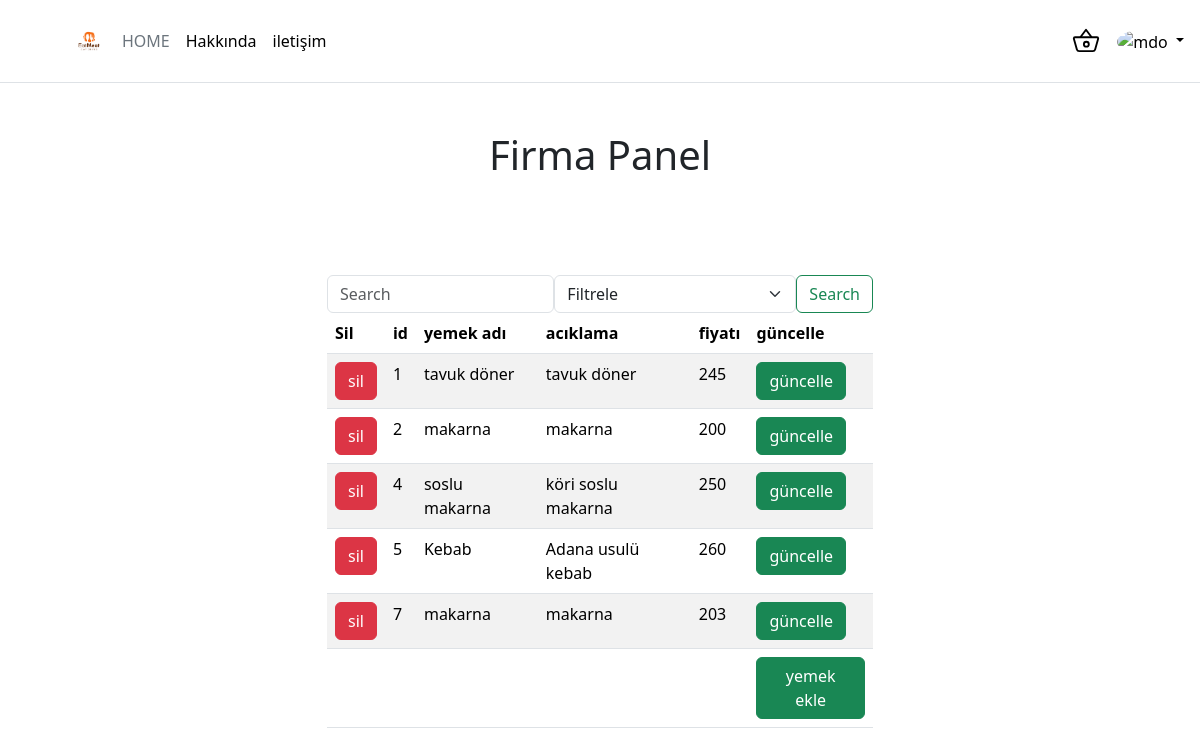
/company_panel.php (signed in), run on the app's committed database.
### tables this page shows
CREATE TABLE "food" (
	"id"	INTEGER NOT NULL,
	"restaurant_id"	INTEGER NOT NULL,
	"name"	TEXT NOT NULL,
	"description"	TEXT NOT NULL,
	"image_path"	TEXT,
	"price"	INTEGER NOT NULL,
	"discount"	INTEGER,
	"created_At"	TEXT DEFAULT CURRENT_TIMESTAMP,
	"deleted_at"	TEXT,
	FOREIGN KEY("restaurant_id") REFERENCES "restaurant"("id"),
	PRIMARY KEY("id" AUTOINCREMENT)
);

### company_panel.php (the view, shortened to what this page needs)
<!DOCTYPE html>
<html lang="en">
<head>
    <link href="https://cdn.jsdelivr.net/npm/bootstrap@5.3.3/dist/css/bootstrap.min.css" rel="stylesheet">
</head>
<body>
    <?php include 'navbar.php'; ?>
    <?php
    include './functions/db.php';
    $query = "SELECT * FROM users where id={$_SESSION['id']}";
    $statement = $pdo->prepare($query);
    $statement->execute();
    $result = $statement->fetchAll();
    $company_id=$result[0]['company_id'];
    if(!empty($company_id)){
      $query2 = "SELECT * FROM restaurant where id={$company_id}";
      $statement2 = $pdo->prepare($query2);
      $statement2->execute();
      $result2 = $statement2->fetchAll();
      $restaurant_id=$result2[0]['id'];
    }
    if(!empty($restaurant_id)){
    $query3= "SELECT * FROM food where restaurant_id= $restaurant_id";
    $statement3 = $pdo->prepare($query3);
    $statement3->execute();
    $result3 = $statement3->fetchAll();}
?>
<div class="container">
    <h1 class="my-5 d-flex justify-content-center">Firma Panel</h1>
    <div class="row d-flex justify-content-center">
        <div class="col-md-6 my-5">
        <form class="d-flex form-inline " action="" method="POST">
          <input class="form-control " type="search" placeholder="Search" aria-label="Search" name="name">
            <select class="form-select" aria-label="Tüm hepsi" name="filter">
              <option selected value="default">Filtrele</option>
            </select>
          <button class="btn btn-outline-success " name="search" type="submit">Search</button>
        </form>
    <table class="table table-striped table-hover">
  <thead>
    <tr>
        <th scope="col">Sil</th>
      <th scope="col">id</th>
      <th scope="col">yemek adı</th>
      <th scope="col">acıklama</th>
      <th scope="col">fiyatı</th>
      <th scope="col">güncelle</th>
    </tr>
  </thead>
  <tbody>
   <?php
   if(!empty($result3)){
    foreach($result3 as $row){
      echo "<tr>";
      echo "<td><a href='delete_food.php?id=$row[id]'><button type='button' class='btn btn-danger'>sil</button></a></td>";
      echo "<td>$row[id]</td>";
      echo "<td>$row[name]</td>";
      echo "<td>$row[description]</td>";
      echo "<td>$row[price]</td>";
      echo "<td><a href='updated_food.php?id=$row[id]'><button type='button' class='btn btn-success'>güncelle</button></a></td>";
      echo "</tr>";
  }
   }
   ?>
  </tbody>
  <tfoot>
    <tr>
      <th colspan="5"></th>
      <th><button type="button" onclick="window.location.href='add_food.php'" class="btn btn-success">yemek ekle</button></th>
    </tr>
  </tfoot>
</table>
</div>
</div>
</div>
</body>
</html>

### data on the page
food: id "1", name "tavuk döner", description "tavuk döner", price "245"
food: id "2", name "makarna", description "makarna", price "200"
food: id "4", name "soslu makarna", description "köri soslu makarna", price "250"
food: id "5", name "Kebab", description "Adana usulü kebab", price "260"
food: id "7", name "makarna", description "makarna", price "203"
